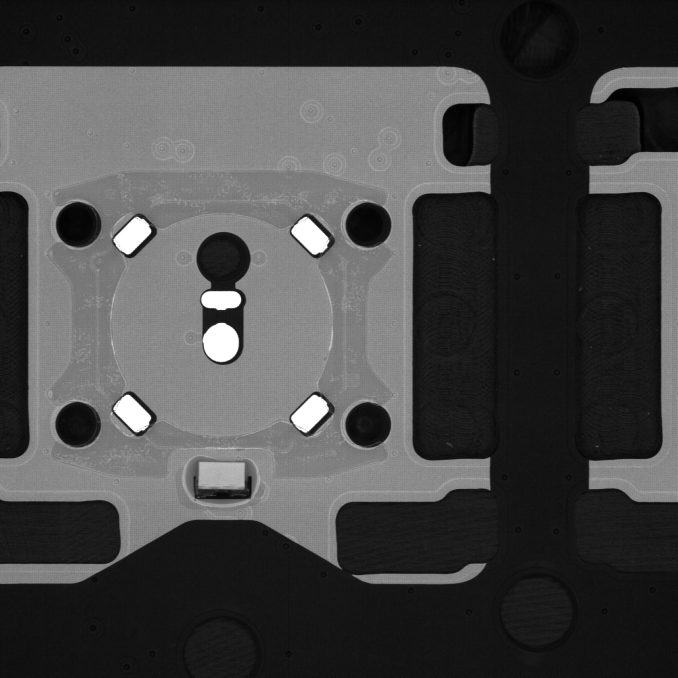
#> input picture portable AME test/Data and Image/Image_Question4.bmp, 2032 x 2032 px (shown at 1/3 size)
$ python image_edge.py   (Python 2 division)   (older library calls are emulated)
#> lines starting #> are read from the running program, lines starting #| are printed output that depends on the picture; after the words box and inside, x2 and y2 are one past the last pixel; in counts of white or black regions, pixels touching at a corner belong together
#> further down, img is the input picture: shape (2032, 2032, 3); min 0, max 255, mean 69.9
# -*- coding: utf-8 -*-
"""
Created on Fri Oct 27 19:53:42 2017

@author: Administrator
"""
import cv2
import numpy as np
import matplotlib.pyplot as plt

def find_roi(img):
    r,c,h,w = 0,0,0,0
    gray = cv2.medianBlur(img,3)
#cv2.imshow("gray",gray)
    circles1 = cv2.HoughCircles(gray,cv2.HOUGH_GRADIENT,2,100,param1=160,param2=80,minRadius=65,maxRadius=75)
#> circles1 = [[235, 1273, 67.2], [1105, 675, 67.2], [1103, 1275, 67.2], [233, 675, 67.2]]
    min_dis,i,max_dis,j=0,0,0,0
    for k,circle in enumerate(circles1[0]):
        dis = circle[0]**2+circle[1]**2
        if min_dis==0 or dis<min_dis:
            min_dis,i=dis,k

        if max_dis==0 or dis>max_dis:
            max_dis,j=dis,k
#> this loop made 4 passes
#> (circle, dis, min_dis, i, max_dis) on pass 1: ([235, 1273, 67.2], 1675754, 1675754, 0, 1675754)
#> (circle, dis, min_dis, i) on pass 4: ([233, 675, 67.2], 509914, 509914, 3)
#> after the loop, i = 3; j = 2; max_dis = 2842234; min_dis = 509914
    r,c,h,w = circles1[0][i][0],circles1[0][i][1],circles1[0][j][0]\
    -circles1[0][i][0],circles1[0][j][1]-circles1[0][i][1]
#> r = 233; c = 675; h = 870; w = 600
    return int(r),int(c),int(h),int(w)


def img_normal(img_left):
    min_val = img_left.min()
    max_val = img_left.max()
    ratio = 255.0/(max_val-min_val)
    img_left = (img_left-min_val)*ratio
    img_left = np.uint8(img_left)
    return img_left

def skip_margin(mask):
    x,y = mask.shape
    mask[0,:]=0
    mask[x-1,:]=0
    mask[:,0]=0
    mask[:,y-1]=0
    return mask
def line_edge_filter(mask,angle,torlerance,out=None):
    r,c = mask.shape
    binary = np.zeros((r,c),dtype='uint8')
    binary[mask==-1] = 255
    color = cv2.cvtColor(binary,cv2.COLOR_GRAY2BGR)
    lines = cv2.HoughLinesP(np.uint8(binary),2,0.02,40,minLineLength=20,maxLineGap=50)
    print(lines)
    x1,y1,x2,y2 = 0,0,0,0
    for line in lines:
        x,y,xx,yy=line[0]
        cv2.line(color,(x,y),(xx,yy),(255,0,0))
        if abs((xx-x)*np.cos(angle)+(yy-y)*np.sin(angle))/np.sqrt((xx-x)**2+(yy-y)**2)>np.cos(torlerance):
            if x1+y1+x2+y2==0:
                if (xx-x)*np.cos(angle)+(yy-y)*np.sin(angle)>0:
                    x1,y1,x2,y2 = x,y,xx,yy
                else:
                    x1,y1,x2,y2 = xx,yy,x,y
            else:
                if (x1-x)*np.cos(angle)+(y1-y)*np.sin(angle)>0:
                    x1,y1 = x,y
                if (x1-xx)*np.cos(angle)+(y1-yy)*np.sin(angle)>0:
                    x1,y1 = xx,yy
                if (x-x2)*np.cos(angle)+(y-y2)*np.sin(angle)>0:
                    x2,y2 = x,y
                if (xx-x2)*np.cos(angle)+(yy-y2)*np.sin(angle)>0:
                    x2,y2 = xx,yy
    if out:
        cv2.imwrite(out,color)
    return (x1,y1,x2,y2)

def find_edge_mask(gray,position):
#    color_img = cv2.cvtColor(gray,cv2.COLOR_GRAY2BGR)
    x,y = gray.shape
    mask = np.zeros((x,y),dtype='int32')
    if position == 'l' or position == 'r':
        kernel = np.array([[-1,-1,0,1,1],
                    [-1,-1,0,1,1],
                    [-1,-1,0,1,1],
                    [-1,-1,0,1,1],
                    [-1,-1,0,1,1],
                    [-1,-1,0,1,1],
                    [-1,-1,0,1,1]])
        mask[:,0:2] = 1
        mask[:,y-2:] = 2
    elif position =='b':
        kernel = np.array([[-1,-1,-1,-1,-1,-1,-1],
                    [-1,-1,-1,-1,-1,-1,-1],
                    [0,0,0,0,0,0,0],
                    [1,1,1,1,1,1,1],
                    [1,1,1,1,1,1,1],])
        mask[0:2,0:y/2-100] = 1
        mask[0:2,y/2+100:] = 2
        mask[x-2:] = 3
        mask[:,y/2-80:y/2+80]=3
    else:# direction == 'v':
        kernel = np.array([[-1,-1,-1,-1,-1,-1,-1],
                    [-1,-1,-1,-1,-1,-1,-1],
                    [0,0,0,0,0,0,0],
                    [1,1,1,1,1,1,1],
                    [1,1,1,1,1,1,1],])
        mask[0:10,:] = 1
        mask[x-2:] = 2

    ret,mask=cv2.connectedComponents(np.uint8(mask))
    gray = cv2.filter2D(gray,cv2.CV_16SC1,kernel)
    gray = img_normal(gray)
    color = cv2.cvtColor(gray,cv2.COLOR_GRAY2BGR)
    cv2.watershed(color,mask)
    mask = skip_margin(mask)
    #plt.imshow(mask)
    return mask

img = cv2.imread('./Data and Image/Image_Question4.bmp')
gray = cv2.cvtColor(img,cv2.COLOR_BGR2GRAY)

#detect roi
roi=find_roi(gray)
#> roi = (233, 675, 870, 600)
x,y,w,h = roi
#> x = 233; y = 675; w = 870; h = 600
x,y,w,h=x-100,y-200,w+200,h+400
#> x = 133; y = 475; w = 1070; h = 1000
img = gray[y:y+h,x:x+w]
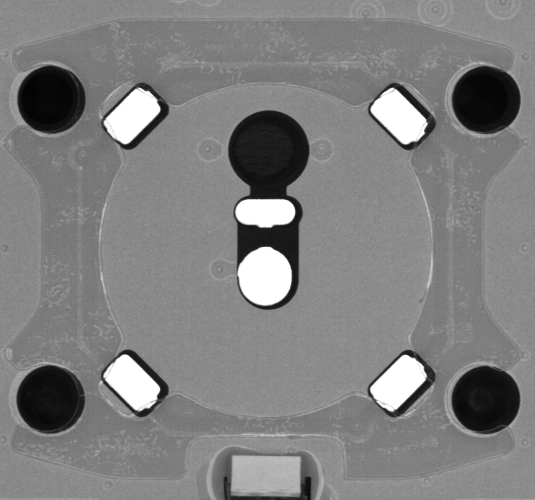
#> img: shape (1000, 1070) (shown at 1/2 size); min 0, max 255, mean 127.6
cv2.imwrite("img_roi.jpg",img)
# find cicle
color = cv2.cvtColor(img,cv2.COLOR_GRAY2BGR)
gray = cv2.medianBlur(img,3)
#> gray: shape (1000, 1070)
circles2 = cv2.HoughCircles(gray,cv2.HOUGH_GRADIENT,2,100,param1=160,param2=80,minRadius=320,maxRadius=350)
#> circles2 = [[527, 503, 337.8]]
for circle in circles2[0]:
    cv2.circle(color,(circle[0],circle[1]),circle[2],(0,255,0),3)
#> this loop made 1 pass
#> color: shape (1000, 1070, 3); mean B, G, R 126.4, 128.9, 126.4

#find line features
r_top,c_top = 0,160
r_bot,c_bot = 910,160
r_left,c_left = 330,30
r_right,c_right = 330,930

img_left = gray[r_left:r_left+320,c_left:c_left+80]
mask_edge = find_edge_mask(img_left,'l')
#> in find_edge_mask, `ret,mask=cv2.connectedComponents(np.uint8(mask))`: mask: shape (320, 80) int32; 3 distinct labels, from 0 to 2
#> in find_edge_mask, `ret,mask=cv2.connectedComponents(np.uint8(mask))`: ret = 3
#> in img_normal, `min_val = img_left.min()`: min_val = -244
#> in img_normal, `max_val = img_left.max()`: max_val = 179
#> in img_normal, `ratio = 255.0/(max_val-min_val)`: ratio = 0.603
#> in skip_margin, `mask[0,:]=0`: mask: shape (320, 80) int32; 4 distinct labels, from -1 to 2
#> in skip_margin, `mask[:,y-1]=0`: mask: shape (320, 80) int32; 4 distinct labels, from -1 to 2
#color[r_left:r_left+320,c_left:c_left+80][mask_edge==-1]=[255,0,0]
point=line_edge_filter(mask_edge,np.pi/2,np.pi/90,'1.jpg')
#> in line_edge_filter, `color = cv2.cvtColor(binary,cv2.COLOR_GRAY2BGR)`: color: shape (320, 80, 3); 1.3% white in thin lines or dots, all inside (x1, y1, x2, y2) = (19, 1, 53, 319)
#> in line_edge_filter, `lines = cv2.HoughLinesP(np.uint8(binary),2,0.02,40,minLineLength=20,ma..`: lines = [[50, 257, 50, 58], [49, 258, 49, 55]]
#| [[[ 50 257  50  58]]
#|  [[ 49 258  49  55]]]
#> the loop in line_edge_filter, `for line in lines:` made 2 passes
#> (x, y, xx, yy, x1, y1, x2, y2) on passes 1 to 2: (50, 257, 50, 58, 50, 58, 50, 257), (49, 258, 49, 55, 49, 55, 49, 258)
#> after the loop in line_edge_filter, `for line in lines:`:
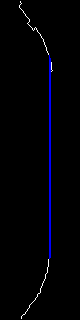
#> color: shape (320, 80, 3); mean B, G, R 5.3, 1.3, 1.3
#> after the loop in line_edge_filter, `for line in lines:`: x1 = 49; y1 = 55; y2 = 258
#> point = (49, 55, 49, 258)
color[r_left:r_left+320,c_left:c_left+80]=cv2.line(color[r_left:r_left+320,c_left:c_left+80],point[0:2],point[2:],(0,255,0))
#> color: shape (1000, 1070, 3)
#print(point)

img_right = gray[r_right:r_right+320,c_right:c_right+80]
mask_edge = find_edge_mask(img_right,'r')
#> call 2 of find_edge_mask, with position = 'r'
#> in find_edge_mask (call 2), `gray = cv2.filter2D(gray,cv2.CV_16SC1,kernel)`:
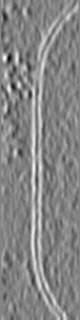
#> gray: shape (320, 80) int16; min -251, max 237, mean 5.2; drawn with min black and max white
#> in skip_margin (call 2), `mask[0,:]=0`: mask: shape (320, 80) int32; 4 distinct labels, from -1 to 2
#> in skip_margin (call 2), `mask[:,y-1]=0`: mask: shape (320, 80) int32; 4 distinct labels, from -1 to 2
#color[r_right:r_right+320,c_right:c_right+80][mask_edge==-1]=[255,0,0]
point=line_edge_filter(mask_edge,np.pi/2,np.pi/50,'2.jpg')
#> call 2 of line_edge_filter, with angle = 1.57, torlerance = 0.0628, out = '2.jpg'
#> in line_edge_filter (call 2), `color = cv2.cvtColor(binary,cv2.COLOR_GRAY2BGR)`: color: shape (320, 80, 3); 1.3% white in thin lines or dots, all inside (x1, y1, x2, y2) = (37, 1, 78, 319)
#> in line_edge_filter (call 2), `lines = cv2.HoughLinesP(np.uint8(binary),2,0.02,40,minLineLength=20,ma..`: lines = [[38, 260, 38, 108], [40, 70, 42, 104]]
#| [[[ 38 260  38 108]]
#|  [[ 40  70  42 104]]]
#> the loop in line_edge_filter (call 2), `for line in lines:` made 2 passes
#> (x, y, xx, yy, x1, y1, x2, y2) on pass 1: (38, 260, 38, 108, 38, 108, 38, 260)
#> (x, y, xx, yy, x1, y1) on pass 2: (40, 70, 42, 104, 40, 70)
#> after the loop in line_edge_filter (call 2), `for line in lines:`:
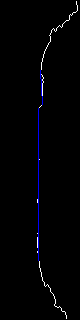
#> color: shape (320, 80, 3); mean B, G, R 3.8, 2, 2
#> after the loop in line_edge_filter (call 2), `for line in lines:`: x1 = 40; x2 = 38; y1 = 70; y2 = 260
#> point = (40, 70, 38, 260)
color[r_right:r_right+320,c_right:c_right+80]=cv2.line(color[r_right:r_right+320,c_right:c_right+80],point[0:2],point[2:],(0,255,0))
#> color: shape (1000, 1070, 3)
print(point)
#| (40, 70, 38, 260)

img_top = gray[r_top:r_top+80,c_top:c_top+700]
mask_edge = find_edge_mask(img_top,'t')
#> call 3 of find_edge_mask, with position = 't'
#> in find_edge_mask (call 3), `ret,mask=cv2.connectedComponents(np.uint8(mask))`: mask: shape (80, 700) int32; 3 distinct labels, from 0 to 2
#> in find_edge_mask (call 3), `gray = cv2.filter2D(gray,cv2.CV_16SC1,kernel)`:
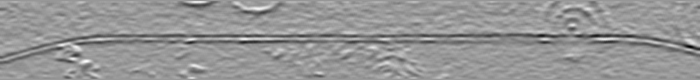
#> gray: shape (80, 700) int16; min -408, max 277, mean -5.9; drawn with min black and max white
#> in skip_margin (call 3), `mask[0,:]=0`: mask: shape (80, 700) int32; 4 distinct labels, from -1 to 2
#> in skip_margin (call 3), `mask[x-1,:]=0`: mask: shape (80, 700) int32; 4 distinct labels, from -1 to 2
#> in skip_margin (call 3), `mask[:,0]=0`: mask: shape (80, 700) int32; 4 distinct labels, from -1 to 2
#> in skip_margin (call 3), `mask[:,y-1]=0`:
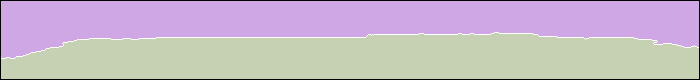
#> mask: shape (80, 700) int32; 4 distinct labels, from -1 to 2; one colour per label, 0 black, -1 white
#color[r_top:r_top+70,c_top:c_top+700][mask_edge==-1]=[255,0,0]
point=line_edge_filter(mask_edge,0,np.pi/90,'3.jpg')
#> call 3 of line_edge_filter, with angle = 0, torlerance = 0.0349, out = '3.jpg'
#> in line_edge_filter (call 3), `color = cv2.cvtColor(binary,cv2.COLOR_GRAY2BGR)`: color: shape (80, 700, 3); 1.3% white in thin lines or dots, all inside (x1, y1, x2, y2) = (1, 32, 699, 59)
#> in line_edge_filter (call 3), `lines = cv2.HoughLinesP(np.uint8(binary),2,0.02,40,minLineLength=20,ma..`: lines = [[77, 39, 281, 37], [458, 33, 651, 39], [368, 34, 532, 33], [282, 37, 303, 37], [16, 56, 94, 38], [344, 37, 365, 37], [616, 37, 694, 45]]
#| [[[ 77  39 281  37]]
#|  [[458  33 651  39]]
#|  [[368  34 532  33]]
#|  [[282  37 303  37]]
#|  [[ 16  56  94  38]]
#|  [[344  37 365  37]]
#|  [[616  37 694  45]]]
#> the loop in line_edge_filter (call 3), `for line in lines:` made 7 passes
#> (x, y, xx, yy, x1, y1, x2, y2) on pass 1: (77, 39, 281, 37, 77, 39, 281, 37)
#> (x, y, xx, yy, x2, y2) on pass 2: (458, 33, 651, 39, 651, 39)
#> after the loop in line_edge_filter (call 3), `for line in lines:`:
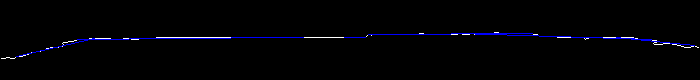
#> color: shape (80, 700, 3); mean B, G, R 4.8, 1.5, 1.5
#> after the loop in line_edge_filter (call 3), `for line in lines:`: x1 = 77; x2 = 651; y1 = 39
#> point = (77, 39, 651, 39)
color[r_top:r_top+80,c_top:c_top+700]=cv2.line(color[r_top:r_top+80,c_top:c_top+700],point[0:2],point[2:],(0,255,0))
#> color: shape (1000, 1070, 3)
#print(point)

img_bot = gray[r_bot:,c_bot:c_bot+720]
mask_edge = find_edge_mask(img_bot,'b')
#color[r_bot:,c_bot:c_bot+720][mask_edge==-1]=[255,0,0]
point=line_edge_filter(mask_edge,0,np.pi/90,'4.jpg')
#| [[[ 42  42 165  43]]
#|  [[546  49 689  45]]
#|  [[190  36 217  36]]
#|  [[459   2 530  19]]
#|  [[467   2 531  18]]]
#> point = (42, 42, 689, 45)
color[r_bot:,c_bot:c_bot+720]=cv2.line(color[r_bot:,c_bot:c_bot+720],point[0:2],point[2:],(0,255,0))
#print(point)

cv2.rectangle(color,(c_top,r_top),(c_top+700,r_top+80),(0,0,255))
cv2.rectangle(color,(c_bot,r_bot),(c_bot+720,r_bot+80),(0,0,255))
cv2.rectangle(color,(c_left,r_left),(c_left+80,r_left+320),(0,0,255))
cv2.rectangle(color,(c_right,r_right),(c_right+80,r_right+320),(0,0,255))


cv2.imwrite("color_edge.jpg",color)
cv2.imshow("color",color)
cv2.waitKey()
cv2.destroyAllWindows()
